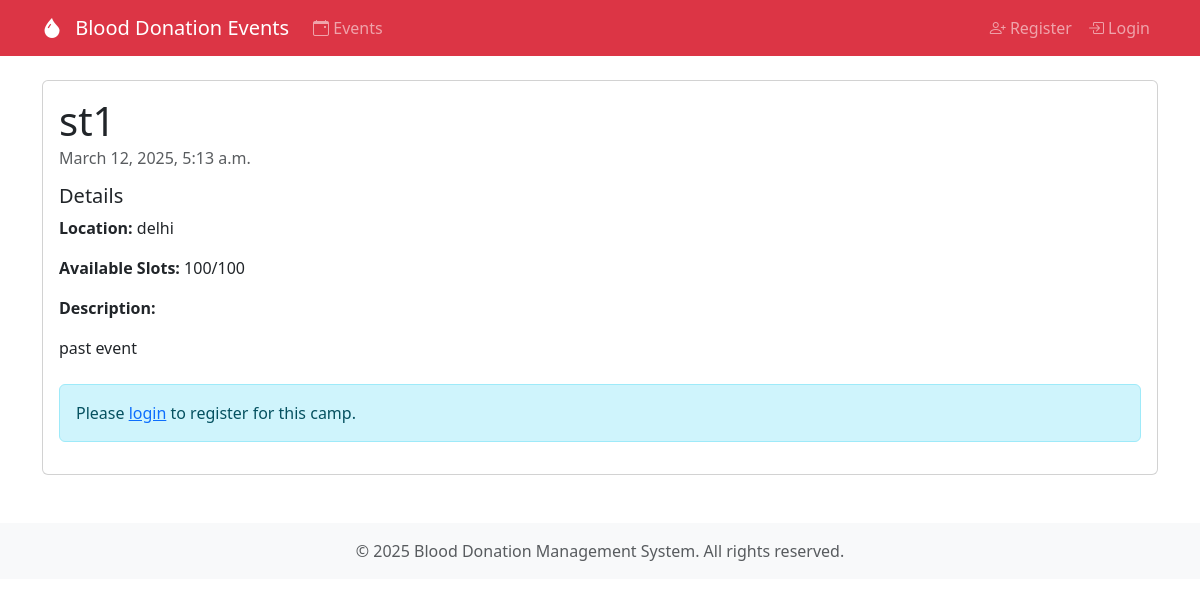
/camps/2/, run on the app's committed database.
### camps/models.py (models this page shows, shortened)
class Camp(models.Model):
    CATEGORY_CHOICES = [
        ('general', 'General'),
        ('emergency', 'Emergency'),
        ('special', 'Special Drive'),
    ]
    title = models.CharField(max_length=200)
    date = models.DateTimeField()
    location = models.CharField(max_length=200)
    description = models.TextField()
    capacity = models.PositiveIntegerField(default=100)
    category = models.CharField(max_length=20, choices=CATEGORY_CHOICES, default='general')
    contact_email = models.EmailField(null=True, blank=True)
    contact_phone = models.CharField(max_length=15, null=True, blank=True)
    created_at = models.DateTimeField(auto_now_add=True)
    updated_at = models.DateTimeField(auto_now=True)
    @property
    def is_past(self):
        return self.date < timezone.now()
    @property
    def available_slots(self):
        return self.capacity - self.registrations.count()

### camps/views.py (the view)
# urls.py: path('<int:pk>/', views.camp_detail, name='camp_detail'),
def camp_detail(request, pk):
    camp = get_object_or_404(Camp, pk=pk)
    is_registered = False
    if request.user.is_authenticated:
        is_registered = CampRegistration.objects.filter(camp=camp, user=request.user).exists()
    context = {
        'camp': camp,
        'is_registered': is_registered,
        'can_register': not camp.is_past and not camp.is_full and not is_registered,
    }
    return render(request, 'camps/camp_detail.html', context)

### camps/templates/camps/camp_detail.html (shortened to what this page needs)
{% extends 'camps/base.html' %}
{% block content %}
<div class="card">
    <div class="card-body">
        <h1 class="card-title">{{ camp.title }}</h1>
        <h6 class="card-subtitle mb-3 text-muted">{{ camp.date|date:"F j, Y, g:i a" }}</h6>
        <div class="mb-4">
            <h5>Details</h5>
            <p><strong>Location:</strong> {{ camp.location }}</p>
            <p><strong>Available Slots:</strong> {{ camp.available_slots }}/{{ camp.capacity }}</p>
            <p><strong>Description:</strong></p>
            <p>{{ camp.description }}</p>
        </div>
        {% if user.is_authenticated %}
            {% if is_registered %}
                <div class="alert alert-success">
                    You are registered for this camp!
                </div>
            {% elif camp.is_past %}
                <div class="alert alert-warning">
                    This camp has already taken place.
                </div>
            {% elif camp.is_full %}
                <div class="alert alert-warning">
                    This camp is full.
                </div>
            {% else %}
                <a href="{% url 'camps:register' camp.pk %}" class="btn btn-primary">Register for this Camp</a>
            {% endif %}
        {% else %}
            <div class="alert alert-info">
                Please <a href="{% url 'admin:login' %}">login</a> to register for this camp.
            </div>
        {% endif %}
    </div>
</div>
{% endblock %}

### data on the page
Camp: title "st1", date "March 12, 2025, 5:13 a.m.", location "delhi", available_slots "100", capacity "100", description "past event"
